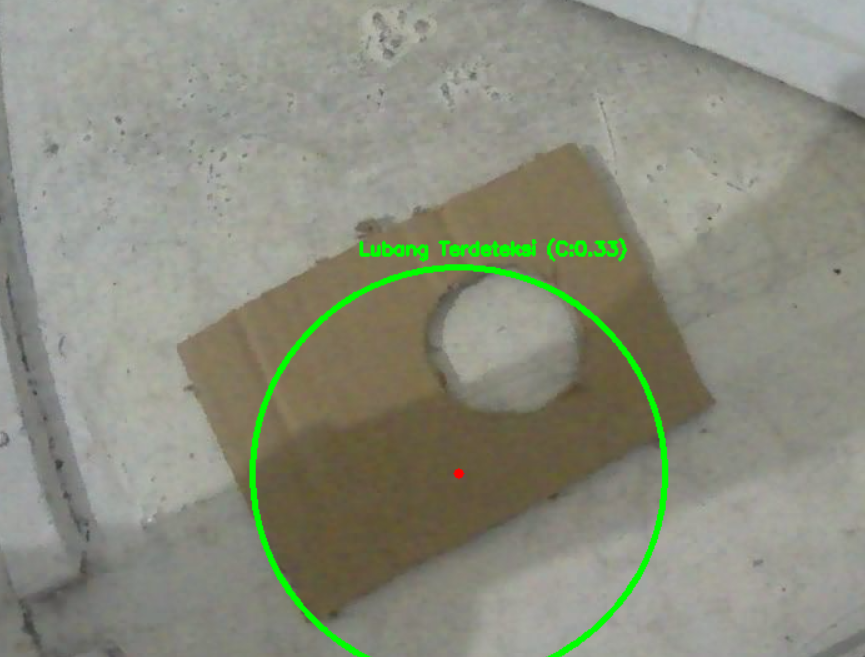
#> input picture ImageProcessing/PlateHoleDetection/contoh_gambar/image copy.png, 865 x 657 px, given in place of the camera
$ python hole_detector.py
#> lines starting #> are read from the running program, lines starting #| are printed output that depends on the picture; after the words box and inside, x2 and y2 are one past the last pixel; in counts of white or black regions, pixels touching at a corner belong together
import cv2
import numpy as np

def empty(a):
    pass

def detect_holes():
    cap = cv2.VideoCapture(2) # USB Cam
    if not cap.isOpened():
        cap = cv2.VideoCapture(0)

    # 1. Parameter Warna
    cv2.namedWindow("Filter Warna Kardus")
    cv2.resizeWindow("Filter Warna Kardus", 400, 250)
    cv2.createTrackbar("Hue Min", "Filter Warna Kardus", 15, 179, empty)
    cv2.createTrackbar("Hue Max", "Filter Warna Kardus", 27, 179, empty)
    cv2.createTrackbar("Sat Min", "Filter Warna Kardus", 41, 255, empty)
    cv2.createTrackbar("Sat Max", "Filter Warna Kardus", 200, 255, empty)
    cv2.createTrackbar("Val Min", "Filter Warna Kardus", 60, 255, empty)
    cv2.createTrackbar("Val Max", "Filter Warna Kardus", 145, 255, empty)

    # 2. Parameter Ukuran Bentuk
    cv2.namedWindow("Parameter Ukuran")
    cv2.resizeWindow("Parameter Ukuran", 400, 150)
    cv2.createTrackbar("Min Area Plat", "Parameter Ukuran", 5000, 300000, empty)
    cv2.createTrackbar("Min Area Lubang", "Parameter Ukuran", 500, 20000, empty)
    cv2.createTrackbar("Min Circularity", "Parameter Ukuran", 15, 100, empty) # Diturunkan default ke 15 agar bentuk elips (dari samping) bisa terdeteksi

    # 3. Konstanta Kalibrasi Jarak Kamera
    REAL_DIAMETER_CM = 4
    FOCAL_LENGTH = 634

    # 4. Variabel untuk Smoothing (Anti-Glitch)
    smoothed_center = None
    smoothed_axes = None
    smoothed_angle = None
    alpha = 0.5  # Diubah ke 0.5 agar pergerakan lebih cepat dan responsif

    while True:
        ret, frame = cap.read()
#> frame is the input picture: shape (657, 865, 3); mean B, G, R 125.5, 141.1, 138.5
        if not ret:
            break

        h_min = cv2.getTrackbarPos("Hue Min", "Filter Warna Kardus")
        h_max = cv2.getTrackbarPos("Hue Max", "Filter Warna Kardus")
        s_min = cv2.getTrackbarPos("Sat Min", "Filter Warna Kardus")
        s_max = cv2.getTrackbarPos("Sat Max", "Filter Warna Kardus")
        v_min = cv2.getTrackbarPos("Val Min", "Filter Warna Kardus")
        v_max = cv2.getTrackbarPos("Val Max", "Filter Warna Kardus")

        min_area_plate = cv2.getTrackbarPos("Min Area Plat", "Parameter Ukuran")
        min_area_hole = cv2.getTrackbarPos("Min Area Lubang", "Parameter Ukuran")
        min_circularity = cv2.getTrackbarPos("Min Circularity", "Parameter Ukuran") / 100.0

        real_diameter = REAL_DIAMETER_CM
        focal_length = FOCAL_LENGTH

        hsv = cv2.cvtColor(frame, cv2.COLOR_BGR2HSV)
#> hsv: shape (657, 865, 3); mean H, S, V 35.8, 34.1, 144
        hsv = cv2.GaussianBlur(hsv, (7, 7), 0)
#> hsv: shape (657, 865, 3); mean H, S, V 35.8, 34.1, 144

        lower_bound = np.array([h_min, s_min, v_min])
        upper_bound = np.array([h_max, s_max, v_max])
        mask = cv2.inRange(hsv, lower_bound, upper_bound)
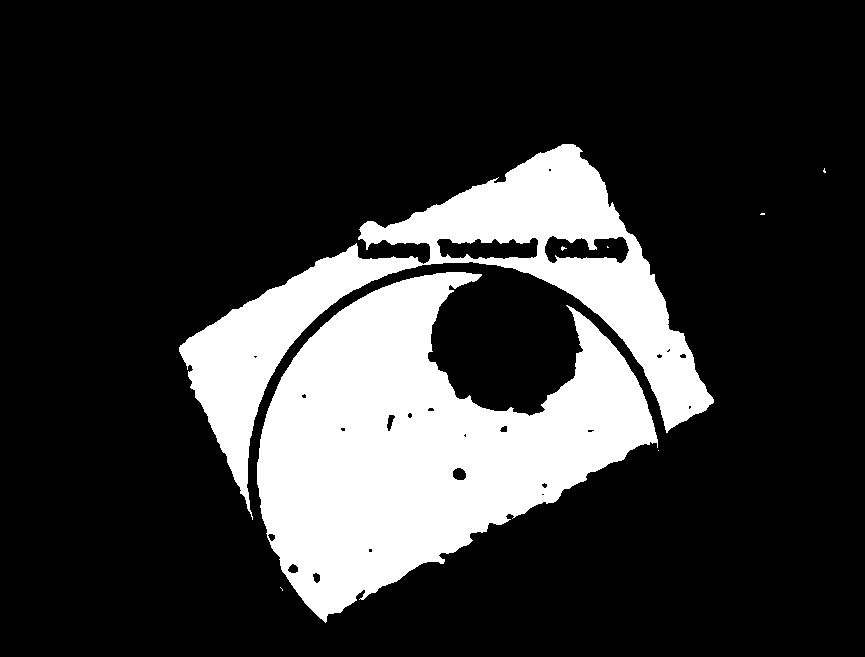
#> mask: shape (657, 865); 20.5% white; 8 white regions (6 under 20 px), largest, box (x1, y1, x2, y2) and area: (257, 272, 658, 623) 72719, (179, 144, 714, 520) 43495

        kernel = np.ones((5, 5), np.uint8)
        mask = cv2.morphologyEx(mask, cv2.MORPH_OPEN, kernel)
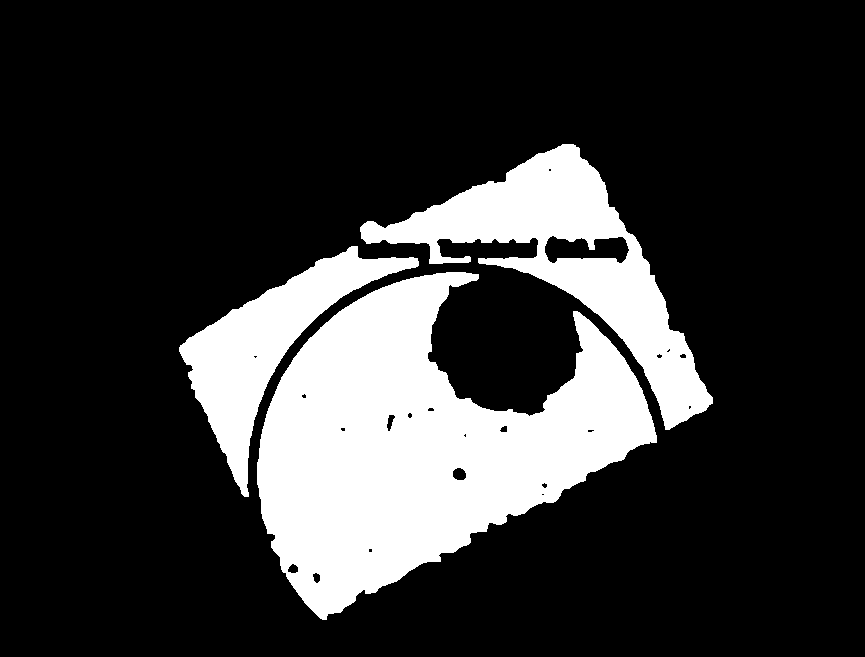
#> mask: shape (657, 865); 20.4% white; 3 white regions, box (x1, y1, x2, y2) and area: (257, 272, 657, 620) 72503, (360, 144, 713, 430) 27115, (179, 246, 419, 497) 16074
        mask = cv2.morphologyEx(mask, cv2.MORPH_CLOSE, kernel)
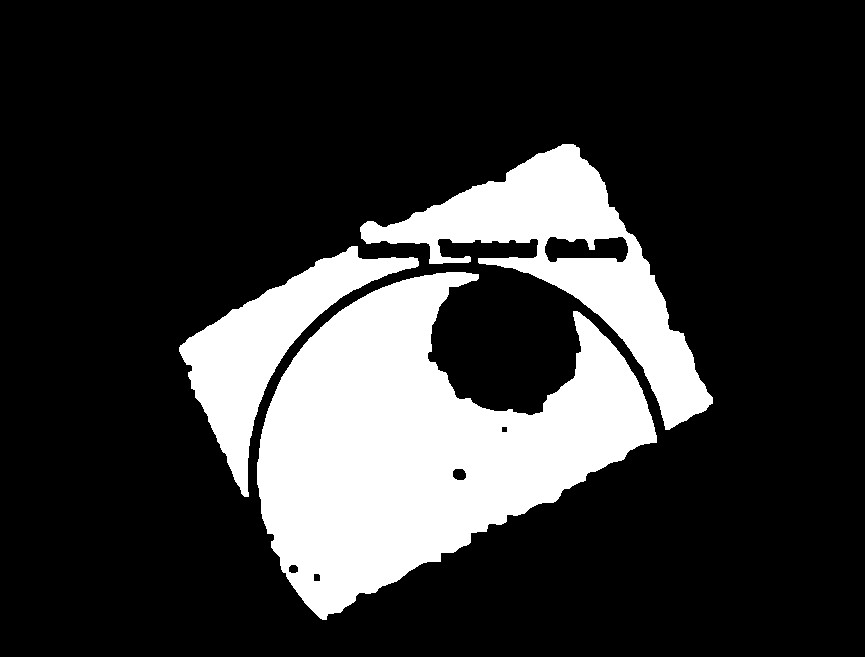
#> mask: shape (657, 865); 20.4% white; 3 white regions

        contours, hierarchy = cv2.findContours(mask, cv2.RETR_TREE, cv2.CHAIN_APPROX_SIMPLE)
#> contours = 8 contours; box (x1, y1, x2, y2) and area: (257, 272, 657, 620) 72326, (360, 144, 713, 430) 28153, (179, 246, 419, 497) 15732, (544, 236, 629, 263) 1641, (452, 468, 467, 481) 141, (288, 564, 299, 574) 75, (313, 573, 321, 582) 52, (501, 426, 508, 433) 34

        if hierarchy is not None:
            plate_idx = -1
            max_plate_area = 0

            for i, cnt in enumerate(contours):
                area = cv2.contourArea(cnt)
                if area > min_area_plate:
                    if area > max_plate_area:
                        max_plate_area = area
                        plate_idx = i
#> this loop made 8 passes
#> (area, max_plate_area, plate_idx) on pass 1: (72325.5, 72325.5, 0)
#> area on passes 2 to 7: 52.5, 75, 141, 34, 15732, 28153
#> after the loop, max_plate_area = 72325.5; plate_idx = 0

            if plate_idx != -1:
                plate_cnt = contours[plate_idx]
#> plate_cnt = contour of 626 points, box (x1, y1, x2, y2) (257, 272, 657, 620), area 72326

                # Mencari aproksimasi poligon dengan tepat 4 titik (bentuk segiempat/trapesium)
                peri = cv2.arcLength(plate_cnt, True)
#> peri = 1548
                approx_polygon = None

                # Coba beberapa nilai epsilon untuk memaksa menemukan 4 sudut
                for eps in np.linspace(0.01, 0.1, 10):
                    approx = cv2.approxPolyDP(plate_cnt, eps * peri, True)
                    if len(approx) == 4:
                        approx_polygon = approx
                        break
#> this loop made 6 passes
#> approx_polygon on pass 6: [[588, 319], [308, 339], [320, 618], [656, 442]]

                # Jika tidak bisa dipaksa jadi 4 titik (misal terlalu melengkung), fallback ke kotak persegi (minAreaRect)
                if approx_polygon is None:
                    rect = cv2.minAreaRect(plate_cnt)
                    approx_polygon = np.int32(cv2.boxPoints(rect))

                # Menggambar poligon plat kardus dengan garis tipis (1)
                cv2.drawContours(frame, [approx_polygon], 0, (255, 0, 0), 1)
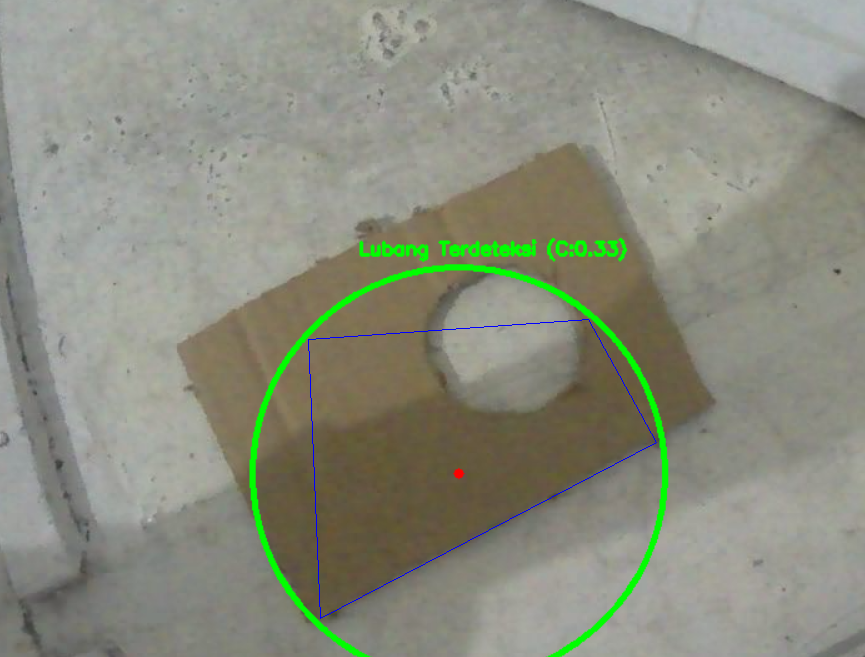
#> frame: shape (657, 865, 3); 0.18% of pixels changed, all inside (x1, y1, x2, y2) = (308, 319, 657, 619)

                hole_candidates = []
                for i, cnt in enumerate(contours):
                    parent_idx = hierarchy[0][i][3]

                    if parent_idx == plate_idx:
                        area = cv2.contourArea(cnt)
                        if area > min_area_hole:
                            perimeter = cv2.arcLength(cnt, True)
                            if perimeter > 0 and len(cnt) >= 5: # cv2.fitEllipse butuh minimal 5 titik
                                circularity = 4 * np.pi * (area / (perimeter * perimeter))
                                if circularity >= min_circularity:
                                    temp_ellipse = cv2.fitEllipse(cnt)
                                    (tcx, tcy), (t_minor, t_major), tangle = temp_ellipse
                                    # Filter rasio aspek (menghindari noise garis/objek sangat lonjong)
                                    if t_minor > 0 and (t_major / t_minor) < 4.0:
                                        hole_candidates.append({
                                            "contour": cnt,
                                            "area": area,
                                            "circularity": circularity,
                                            "ellipse": temp_ellipse
                                        })
#> this loop made 8 passes
#> (parent_idx, area) on passes 2 to 5: (0, 52.5), (0, 75), (0, 141), (0, 34)
#> parent_idx on passes 1, 6, 7, 8: -1, -1, -1, 6
#> after the loop, hole_candidates = []

                if len(hole_candidates) > 0:
                    hole_candidates.sort(key=lambda x: x["area"], reverse=True)
                    best_hole = hole_candidates[0]

                    # Ambil data elips
                    ellipse = best_hole["ellipse"]
                    (cx, cy), (minor_axis, major_axis), angle = ellipse

                    # Terapkan Exponential Moving Average (EMA) untuk mengurangi glitch/flicker
                    if smoothed_center is None:
                        smoothed_center = (cx, cy)
                        smoothed_axes = (minor_axis, major_axis)
                        smoothed_angle = angle
                    else:
                        scx, scy = smoothed_center
                        smoothed_center = (scx + alpha * (cx - scx), scy + alpha * (cy - scy))

                        s_minor, s_major = smoothed_axes
                        smoothed_axes = (s_minor + alpha * (minor_axis - s_minor), s_major + alpha * (major_axis - s_major))
                        smoothed_angle = smoothed_angle + alpha * (angle - smoothed_angle)

                    draw_center = (int(smoothed_center[0]), int(smoothed_center[1]))
                    draw_axes = (int(smoothed_axes[0]/2), int(smoothed_axes[1]/2))
                    draw_angle = smoothed_angle

                    # Gambar elips untuk lubang yang sudah di-smooth dengan garis lebih tipis (1)
                    cv2.ellipse(frame, draw_center, draw_axes, draw_angle, 0, 360, (0, 255, 0), 2)
                    cv2.circle(frame, draw_center, 4, (0, 0, 255), -1)

                    # ---------------------------------------------------------
                    # PENGUKURAN JARAK
                    # ---------------------------------------------------------
                    pixel_diameter = smoothed_axes[1]
                    if pixel_diameter > 0:
                        distance_cm = (real_diameter * focal_length) / pixel_diameter

                        r_approx = int(smoothed_axes[1] / 2)
                        teks_jarak = f"Jarak Kamera: {distance_cm:.1f} cm"
                        cv2.putText(frame, teks_jarak, (draw_center[0]-70, draw_center[1]-r_approx-25),
                                    cv2.FONT_HERSHEY_SIMPLEX, 0.7, (0, 255, 255), 2)

                    teks_info = f"Lubang (C:{best_hole['circularity']:.2f})"
                    cv2.putText(frame, teks_info, (draw_center[0]-50, draw_center[1]-r_approx-5),
                                cv2.FONT_HERSHEY_SIMPLEX, 0.5, (0, 255, 0), 2)
                else:
                    # Reset smoothing jika tidak ada lubang agar tidak nyangkut
                    smoothed_center = None
                    smoothed_axes = None
                    smoothed_angle = None

        cv2.imshow("Masking Warna (HSV)", mask)
        cv2.imshow("Kamera Asli", frame)

        if cv2.waitKey(1) & 0xFF == ord('q'):
#> (key q is pressed here)
            break

    cap.release()
    cv2.destroyAllWindows()

if __name__ == "__main__":
    detect_holes()
